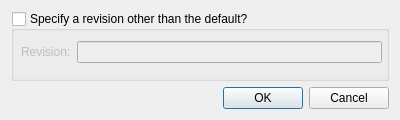
<?xml version="1.0" encoding="UTF-8"?>
<ui version="4.0">
 <class>Fossil::Internal::RevertDialog</class>
 <widget class="QDialog" name="Fossil::Internal::RevertDialog">
  <property name="geometry">
   <rect>
    <x>0</x>
    <y>0</y>
    <width>400</width>
    <height>120</height>
   </rect>
  </property>
  <property name="windowTitle">
   <string>Revert</string>
  </property>
  <layout class="QVBoxLayout" name="verticalLayout">
   <item>
    <widget class="QGroupBox" name="groupBox">
     <property name="title">
      <string>Specify a revision other than the default?</string>
     </property>
     <property name="checkable">
      <bool>true</bool>
     </property>
     <property name="checked">
      <bool>false</bool>
     </property>
     <widget class="QWidget" name="formLayoutWidget">
      <property name="geometry">
       <rect>
        <x>10</x>
        <y>30</y>
        <width>361</width>
        <height>31</height>
       </rect>
      </property>
      <layout class="QFormLayout" name="formLayout">
       <item row="0" column="0">
        <widget class="QLabel" name="revisionLabel">
         <property name="toolTip">
          <string>Checkout revision, can also be a branch or a tag name.</string>
         </property>
         <property name="text">
          <string>Revision:</string>
         </property>
        </widget>
       </item>
       <item row="0" column="1">
        <widget class="QLineEdit" name="revisionLineEdit">
         <property name="toolTip">
          <string>Checkout revision, can also be a branch or a tag name.</string>
         </property>
        </widget>
       </item>
      </layout>
     </widget>
    </widget>
   </item>
   <item>
    <widget class="QDialogButtonBox" name="buttonBox">
     <property name="orientation">
      <enum>Qt::Horizontal</enum>
     </property>
     <property name="standardButtons">
      <set>QDialogButtonBox::Cancel|QDialogButtonBox::Ok</set>
     </property>
    </widget>
   </item>
  </layout>
 </widget>
 <resources/>
 <connections>
  <connection>
   <sender>buttonBox</sender>
   <signal>accepted()</signal>
   <receiver>Fossil::Internal::RevertDialog</receiver>
   <slot>accept()</slot>
   <hints>
    <hint type="sourcelabel">
     <x>248</x>
     <y>254</y>
    </hint>
    <hint type="destinationlabel">
     <x>157</x>
     <y>274</y>
    </hint>
   </hints>
  </connection>
  <connection>
   <sender>buttonBox</sender>
   <signal>rejected()</signal>
   <receiver>Fossil::Internal::RevertDialog</receiver>
   <slot>reject()</slot>
   <hints>
    <hint type="sourcelabel">
     <x>316</x>
     <y>260</y>
    </hint>
    <hint type="destinationlabel">
     <x>286</x>
     <y>274</y>
    </hint>
   </hints>
  </connection>
 </connections>
</ui>
